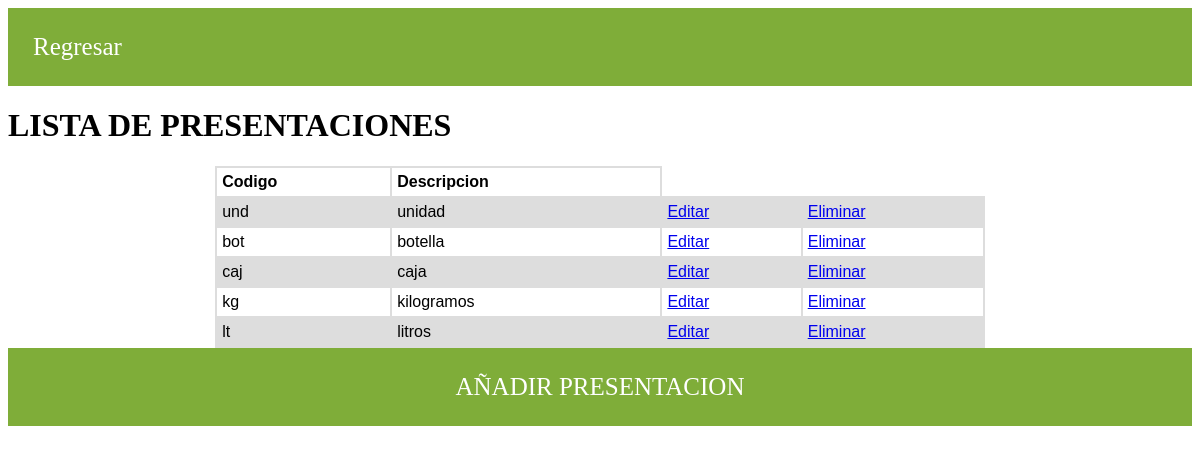
The app's page /cuenta/presentacion/listarPresentacion with its own data.
### presentaciones/models.py (models this page shows, shortened)
class Presentacion(models.Model):
	PreCod		= models.CharField(verbose_name='Código de la presentación', max_length=10, primary_key=True)
	PreDes		= models.CharField(verbose_name='Descripción', max_length=20)
	class Meta:
		verbose_name_plural = 'Presentaciones'
	def get_absolute_url(self):
		return reverse('Editar_Presentacion',kwargs={'pk': self.PreCod})

### presentaciones/views.py (the view)
# urls.py: path("listarPresentacion", PresentacionListView.as_view(), name="Listar_Presentacion"),
class PresentacionListView(ListView):
	model = Presentacion

### presentaciones/templates/presentaciones/presentacion_list.html (shortened to what this page needs)
{% load static %}
<!DOCTYPE html>
<html>
<head>
</head>
<body>
    {% block content %}
    <li><a href="../menu">Regresar</a></li>
    <h1>LISTA DE PRESENTACIONES</h1>
    <div align="center">
      <table>
        <tr>
            <th>Codigo</th>
            <th>Descripcion</th>
        </tr>
      {% for i in object_list %}
		    <tr>
            <td>{{ i.PreCod }}</td>
            <td>{{ i.PreDes }}</td>
            <td><a href="{{ i.get_absolute_url }}">Editar</a></td>
            <td><a href="{{ i.PreCod }}/borrar/">Eliminar</a></td>
		    </tr>
	  {% endfor %}
      </table>
      <li><a href="crearPresentacion">AÑADIR PRESENTACION</a></li>
  {% endblock %}
</body>
</html>

### presentaciones/templates/presentaciones/presentacion_list.html (style rules this page uses)
table { font-family: arial, sans-serif; border-collapse: collapse; width: 65%; }
td, th { border: 2px solid #dddddd; text-align: left; padding: 5px; }
tr:nth-child(even) { background-color: #dddddd; }
li { list-style-type: none; background-color: #7fad39; }
li a { text-decoration: none; color: white; padding: 25px; display: block; font-size: 25px; }

### records on screen
Presentacion: PreCod "und", PreDes "unidad"
Presentacion: PreCod "bot", PreDes "botella"
Presentacion: PreCod "caj", PreDes "caja"
Presentacion: PreCod "kg", PreDes "kilogramos"
Presentacion: PreCod "lt", PreDes "litros"
